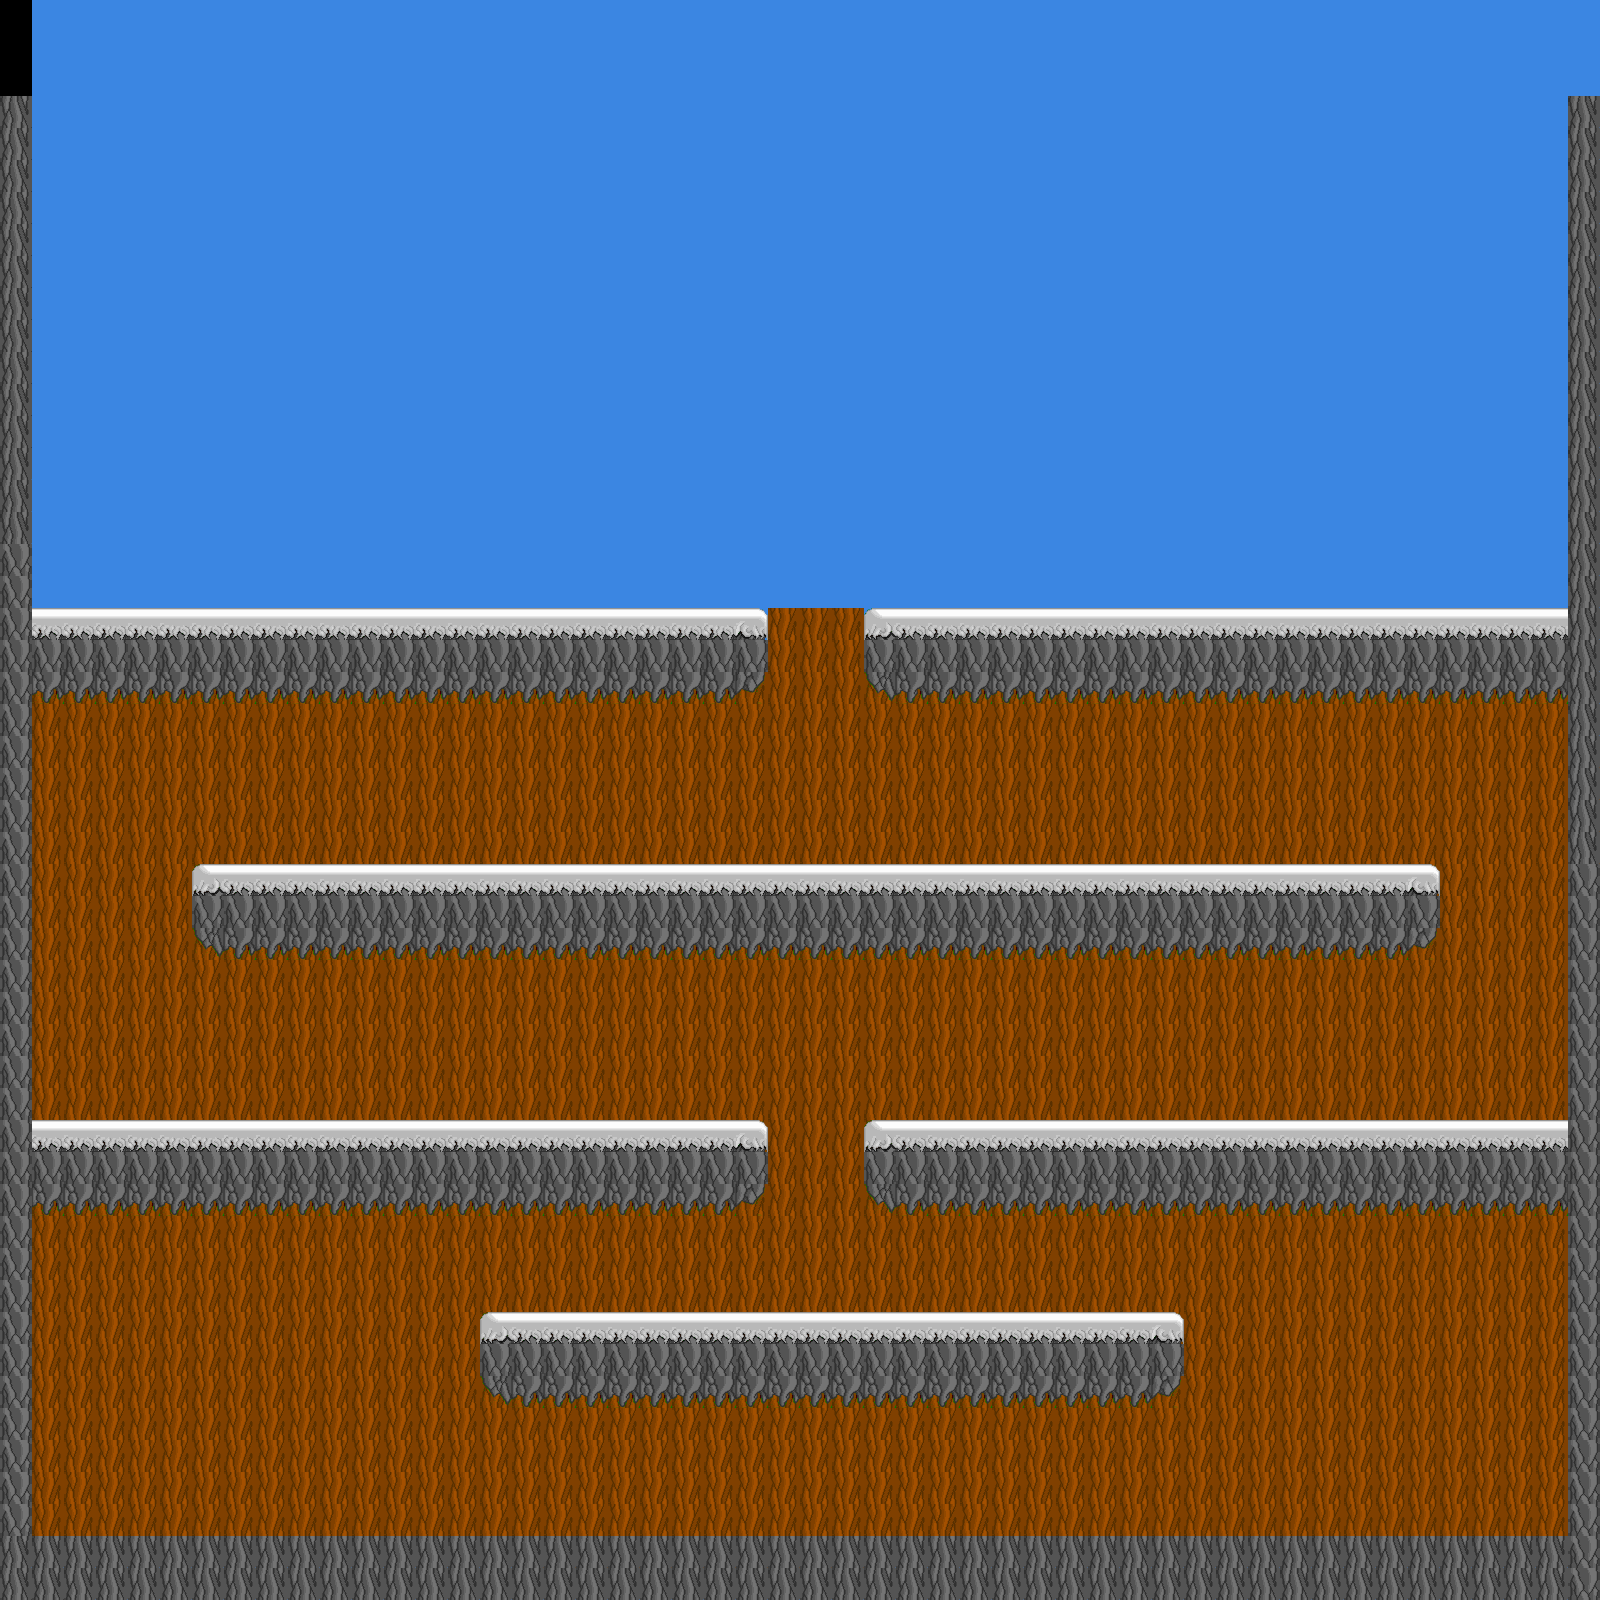

Tiled map render using the project's own tile images. Description and the map definition, with tile-layer contents summarised, below:
An orthogonal 50x50 tile map with 32x32 px tiles, 2 tile layers (fondo, solido).

<map version="1.0" tiledversion="1.0.3" orientation="orthogonal" renderorder="right-down" width="50" height="50" tilewidth="32" tileheight="32" nextobjectid="15">
 <tileset firstgid="1" name="plataformas" tilewidth="32" tileheight="32" tilecount="100" columns="10">
  <image source="plataformas.png" width="320" height="320" />
 </tileset>
 <layer name="fondo" width="50" height="50">
  <data>[2500 cells, 2484 non-empty, 2 distinct tile ids]</data>
 </layer>
 <layer name="solido" width="50" height="50">
  <data>[2500 cells, 643 non-empty, 8 distinct tile ids]</data>
 </layer>
</map>